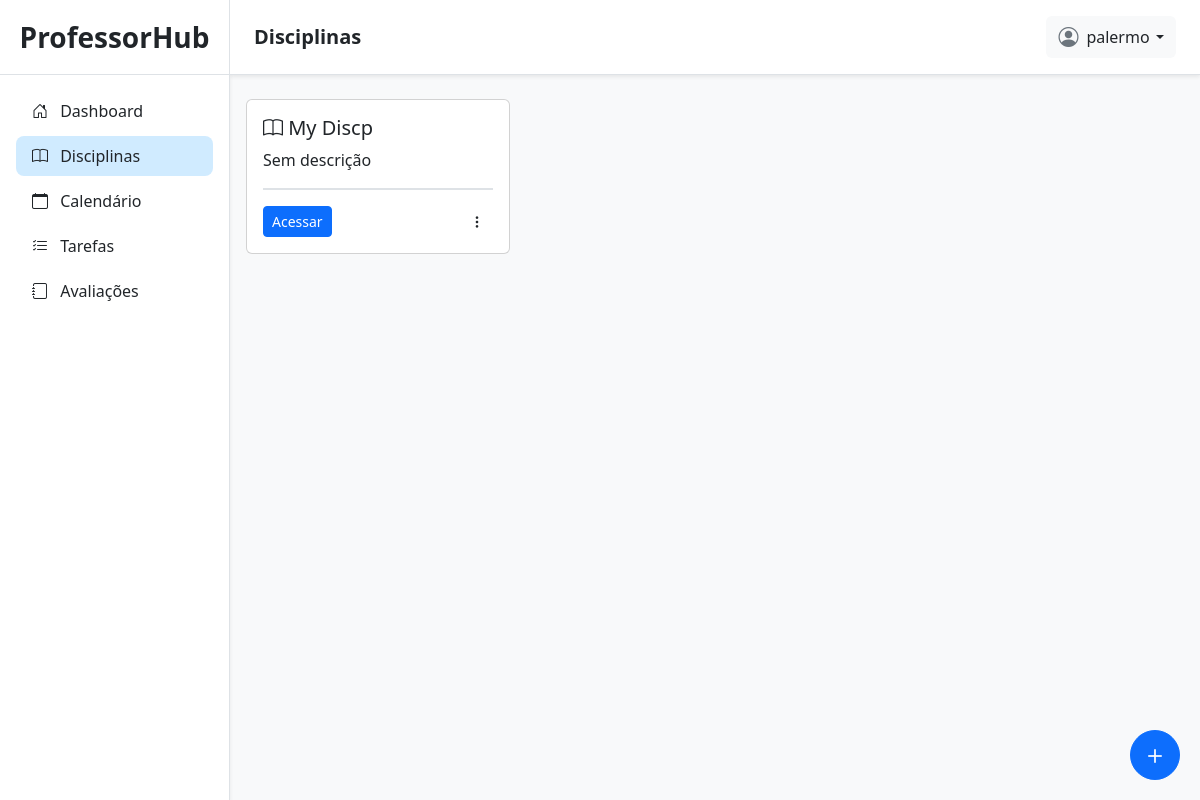
The app's page /disciplinas/ (signed in), older data.
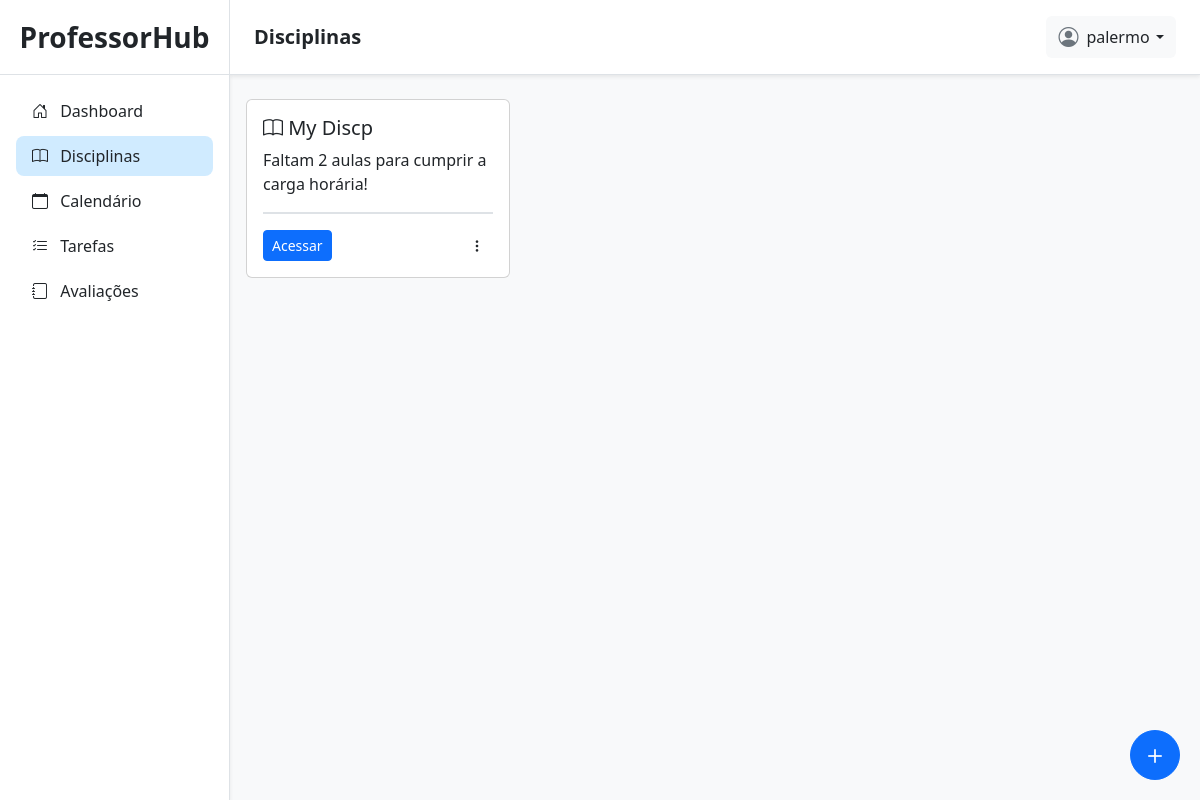
The same page, newer data.
### planner/models.py (models this page shows, shortened)
class Disciplina(models.Model):
    PERIODO = [
        ('semestral', 'semestral'),
        ('anual', 'anual'),
    ]
    user = models.ForeignKey(User, on_delete=models.CASCADE, related_name='disciplinas')
    calendario = models.ForeignKey(CalendarioLetivo, on_delete=models.CASCADE, related_name='disciplinas')
    nome = models.CharField(max_length=100)
    periodo = models.CharField(max_length=20, choices=PERIODO)
    carga_horaria = models.PositiveIntegerField()
    aviso = models.CharField(max_length=100, default='')

### planner/views.py (the view, shortened to what this page needs)
# urls.py: path('disciplinas/', disciplinas_view, name='disciplinas'),
@login_required(login_url='/login/')
@transaction.atomic
def disciplinas_view(request):
    def _render_page():
        disciplinas = Disciplina.objects.filter(user=request.user)
        calendarios = CalendarioLetivo.objects.filter(user=request.user)
        form = DisciplinaForm()
        dias_disciplinas = []
        for disciplina in disciplinas:
            dias = get_dias_aula_na_semana_disciplina(disciplina)
            dias_list = list(dias)
            dias_str = ', '.join(dias_list)
            dias_disciplinas.append(
                (disciplina, dias_str)
            )
            criar_aviso_se_faltar_aulas(disciplina)
        return render(request, 'planner/disciplinas/disciplinas.html', {
            'disciplinas': disciplinas,
            'calendarios': calendarios,
            'form': form,
            'dias_disciplinas': dias_disciplinas
        })
    return _render_page()

### planner/views.py (called while the page is built)
def calcular_num_aulas_faltantes(disciplina):
    total = disciplina.carga_horaria
    aulas_criadas = PlanoAula.objects.filter(
        disciplina=disciplina,
    ).aggregate(num_aulas=Sum('num_aulas'))['num_aulas'] or 0
    print('total:', total)
    print('aulas_criadas:', aulas_criadas)
    aulas_faltantes = total - aulas_criadas
    nome = f'[{disciplina.nome}]'
    carga = f'total={total:02}'
    print(f'[{str(disciplina.pk).rjust(2)}] | {nome.ljust(15)} | {carga:02}h | {aulas_criadas:02} | -> faltam {aulas_faltantes} aula(s)')
    return aulas_faltantes

def criar_aviso_se_faltar_aulas(disciplina):
    aulas_faltantes = calcular_num_aulas_faltantes(disciplina)
    mensagem = ''
    if aulas_faltantes > 0:
        mensagem = f"Faltam {aulas_faltantes} aula{'s' if aulas_faltantes != 1 else ''} para cumprir a carga horária!"
    if aulas_faltantes > 0:
        if not disciplina.aviso:
            disciplina.aviso = mensagem
            disciplina.save()
    else:
        print('tudo ok aulas')
        disciplina.aviso = ''
        disciplina.save()

### planner/templates/planner/disciplinas/disciplinas.html (shortened to what this page needs)
{% extends 'planner/base.html' %}
{% load static %}
{% block titlenavbar %}
Disciplinas
{% endblock %}
{% block content %}
<div class="container m-1 mt-4 position-relative">
    <div class="row row-cols-1 row-cols-md-3 g-4 mb-3">
        {% for disciplina, dias_aulas in dias_disciplinas %}
        <div class="col" style="max-width: 18rem;">
            <div class="card h-100">
                <div class="card-body d-flex flex-column">
                    <h5 class="card-title"><i class="bi bi-book"></i> {{ disciplina.nome }}</h5>
                    <p class="card-text flex-grow-1" style="max-height: 50px; overflow-y: auto;">
                        {{ disciplina.aviso|default:"Sem descrição" }}
                    </p>
                    <div class="mt-auto border-top border-2 pt-3 d-flex justify-content-between align-items-center">
                        <a href="{% url 'disciplina_planos' disciplina.id %}" class="btn btn-primary btn-sm">Acessar</a>
                        <div class="dropdown">
                            <button class="btn btn-sm" type="button" data-bs-toggle="dropdown" aria-expanded="false">
                                <i class="bi bi-three-dots-vertical"></i>
                            </button>
                        </div>
                    </div>
                </div>
            </div>
        </div>
        {% empty %}
        <div class="col-12">
            <div class="alert alert-info">Nenhuma disciplina cadastrada.</div>
        </div>
        {% endfor %}
    </div>
</div>
<button type="button"
    class="btn btn-primary rounded-circle d-flex align-items-center justify-content-center position-fixed"
    data-bs-toggle="modal"
    data-bs-target="#adicionarDisciplina"
    style="height: 50px; width: 50px; bottom: 20px; right: 20px;">
    <i class="bi bi-plus fs-3"></i>
</button>
{% endblock %}

Row changes from the older to the newer data that the page shows:
changed Disciplina "My Discp": aviso "Sem descrição" → "Faltam 2 aulas para cumprir a carga horária!"
